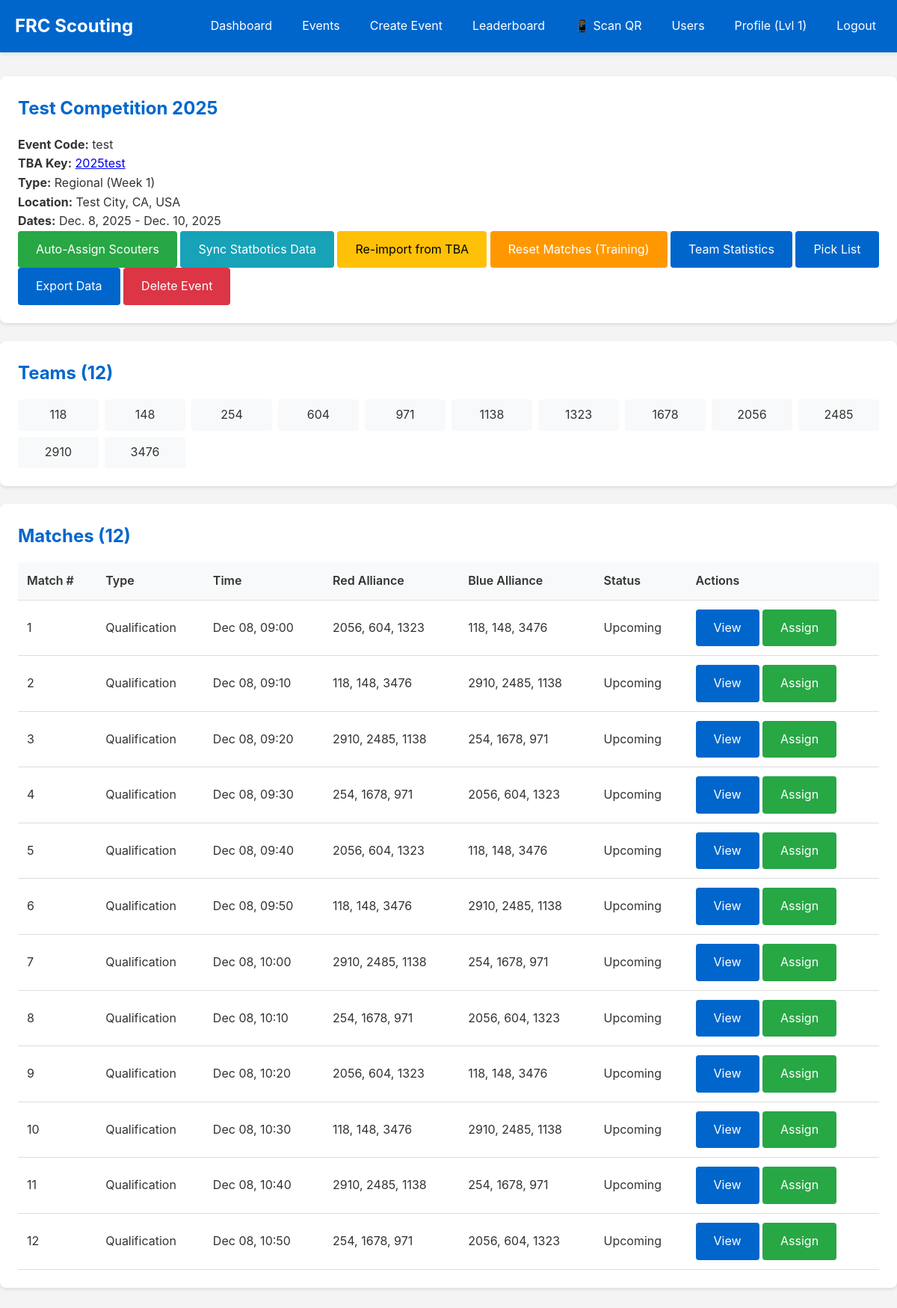
/events/3/ (signed in), run on the app's committed database.
### accounts/models.py (models this page shows, shortened)
class UserProfile(models.Model):
    ROLE_CHOICES = [
        ('ADMIN', 'Administrator'),
        ('STRATEGIST', 'Strategist'),
        ('SCOUTER', 'Scouter'),
    ]
    user = models.OneToOneField(User, on_delete=models.CASCADE, related_name='profile')
    role = models.CharField(max_length=20, choices=ROLE_CHOICES, default='SCOUTER')
    prediction_points = models.IntegerField(default=0)
    experience_points = models.IntegerField(default=0)
    level = models.IntegerField(default=1)
    created_at = models.DateTimeField(auto_now_add=True)
    updated_at = models.DateTimeField(auto_now=True)
    def can_manage_users(self):
        return self.role == 'ADMIN'
    def can_manage_events(self):
        return self.role in ['ADMIN', 'STRATEGIST']
    def can_assign_scouters(self):
        return self.role in ['ADMIN', 'STRATEGIST']

### events/models.py (models this page shows, shortened)
class Event(models.Model):
    name = models.CharField(max_length=200)
    event_code = models.CharField(max_length=50, unique=True)
    location = models.CharField(max_length=200)
    start_date = models.DateField()
    end_date = models.DateField()
    api_source = models.CharField(max_length=20, choices=[('TBA', 'The Blue Alliance'), ('FIRST', 'FIRST API')], default='TBA')
    tba_event_key = models.CharField(max_length=50, unique=True, null=True, blank=True, help_text="TBA event key (e.g., '2024casj')")
    week = models.IntegerField(null=True, blank=True, help_text="Competition week number")
    event_type = models.IntegerField(null=True, blank=True, help_text="Event type code from TBA")
    event_type_string = models.CharField(max_length=50, blank=True, help_text="Event type (e.g., 'Regional', 'District')")
    auto_rotation_enabled = models.BooleanField(default=False)
    rotation_interval = models.IntegerField(default=5, help_text="Number of matches before rotating scouters")
    created_at = models.DateTimeField(auto_now_add=True)
    updated_at = models.DateTimeField(auto_now=True)
    class Meta:
        ordering = ['-start_date']

class Team(models.Model):
    team_number = models.IntegerField()
    team_name = models.CharField(max_length=200, blank=True)
    event = models.ForeignKey(Event, on_delete=models.CASCADE, related_name='teams')
    nickname = models.CharField(max_length=200, blank=True, help_text="Team nickname from TBA")
    city = models.CharField(max_length=100, blank=True)
    state_prov = models.CharField(max_length=100, blank=True)
    country = models.CharField(max_length=100, blank=True)
    rookie_year = models.IntegerField(null=True, blank=True)
    epa = models.FloatField(null=True, blank=True, help_text="Expected Points Added")
    win_rate = models.FloatField(null=True, blank=True)
    last_metrics_update = models.DateTimeField(null=True, blank=True)
    class Meta:
        unique_together = ['team_number', 'event']
        ordering = ['team_number']

class Match(models.Model):
    MATCH_TYPES = [
        ('QUAL', 'Qualification'),
        ('PLAYOFF', 'Playoff'),
    ]
    STATUS_CHOICES = [
        ('UPCOMING', 'Upcoming'),
        ('IN_PROGRESS', 'In Progress'),
        ('COMPLETED', 'Completed'),
        ('ALL_SUBMITTED', 'All Data Submitted'),
    ]
    event = models.ForeignKey(Event, on_delete=models.CASCADE, related_name='matches')
    match_number = models.IntegerField()
    match_type = models.CharField(max_length=10, choices=MATCH_TYPES, default='QUAL')
    scheduled_time = models.DateTimeField()
    tba_match_key = models.CharField(max_length=50, unique=True, null=True, blank=True, help_text="TBA match key")
    comp_level = models.CharField(max_length=10, blank=True, help_text="Competition level: qm, qf, sf, f")
    set_number = models.IntegerField(default=1, help_text="Set number for playoff matches")
    actual_time = models.DateTimeField(null=True, blank=True, help_text="Actual match start time")
    predicted_time = models.DateTimeField(null=True, blank=True, help_text="TBA predicted start time")
    red_1 = models.ForeignKey(Team, on_delete=models.CASCADE, related_name='red1_matches')
    red_2 = models.ForeignKey(Team, on_delete=models.CASCADE, related_name='red2_matches')
    red_3 = models.ForeignKey(Team, on_delete=models.CASCADE, related_name='red3_matches')
    blue_1 = models.ForeignKey(Team, on_delete=models.CASCADE, related_name='blue1_matches')
    blue_2 = models.ForeignKey(Team, on_delete=models.CASCADE, related_name='blue2_matches')
    blue_3 = models.ForeignKey(Team, on_delete=models.CASCADE, related_name='blue3_matches')
    status = models.CharField(max_length=20, choices=STATUS_CHOICES, default='UPCOMING')
    red_score = models.IntegerField(null=True, blank=True)
    blue_score = models.IntegerField(null=True, blank=True)
    winner = models.CharField(max_length=10, choices=[('RED', 'Red'), ('BLUE', 'Blue'), ('TIE', 'Tie')], null=True, blank=True)
    created_at = models.DateTimeField(auto_now_add=True)
    updated_at = models.DateTimeField(auto_now=True)
    class Meta:
        unique_together = ['event', 'match_number', 'match_type', 'comp_level', 'set_number']
        ordering = ['scheduled_time', 'match_number']

### events/views.py (the view)
# urls.py: path('<int:event_id>/', views.event_detail_view, name='event_detail'),
@login_required
def event_detail_view(request, event_id):
    event = get_object_or_404(Event, id=event_id)
    matches = event.matches.all()
    teams = event.teams.all()
    context = {
        'event': event,
        'matches': matches,
        'teams': teams,
    }
    return render(request, 'events/event_detail.html', context)

### events/templates/events/event_detail.html (shortened to what this page needs)
{% extends 'base.html' %}
{% block content %}
<div class="card">
    <h2>{{ event.name }}</h2>
    <p><strong>Event Code:</strong> {{ event.event_code }}</p>
    {% if event.tba_event_key %}
    <p><strong>TBA Key:</strong> <a href="https://www.thebluealliance.com/event/{{ event.tba_event_key }}" target="_blank">{{ event.tba_event_key }}</a></p>
    {% endif %}
    {% if event.event_type_string %}
    <p><strong>Type:</strong> {{ event.event_type_string }} {% if event.week %}(Week {{ event.week }}){% endif %}</p>
    {% endif %}
    <p><strong>Location:</strong> {{ event.location }}</p>
    <p><strong>Dates:</strong> {{ event.start_date }} - {{ event.end_date }}</p>
    {% if user.profile.can_assign_scouters %}
    <a href="{% url 'auto_assign_scouters' event.id %}" class="btn btn-success">Auto-Assign Scouters</a>
    {% if event.tba_event_key %}
    <a href="{% url 'sync_statbotics' event.id %}" class="btn" style="background: #17a2b8;">Sync Statbotics Data</a>
    <a href="{% url 'reimport_event' event.id %}" class="btn" style="background: #ffc107; color: #000;">Re-import from TBA</a>
    {% endif %}
    <a href="{% url 'reset_matches' event.id %}" class="btn" style="background: #ff9800; color: white;" title="Reset all matches to UPCOMING for training">Reset Matches (Training)</a>
    {% endif %}
    <a href="{% url 'team_stats' event.id %}" class="btn">Team Statistics</a>
    <a href="{% url 'pick_list' event.id %}" class="btn">Pick List</a>
    <a href="{% url 'export_data' event.id %}?type=all" class="btn">Export Data</a>
    {% if user.profile.can_manage_events %}
    <a href="{% url 'delete_event' event.id %}" class="btn" style="background: #dc3545;">Delete Event</a>
    {% endif %}
</div>
<div class="card">
    <h2>Teams ({{ teams.count }})</h2>
    <div style="display: grid; grid-template-columns: repeat(auto-fill, minmax(100px, 1fr)); gap: 0.5rem;">
        {% for team in teams %}
        <span style="padding: 0.5rem; background: #f8f9fa; border-radius: 4px; text-align: center;">{{ team.team_number }}</span>
        {% endfor %}
    </div>
</div>
<div class="card">
    <h2>Matches ({{ matches.count }})</h2>
    <table>
        <thead>
            <tr>
                <th>Match #</th>
                <th>Type</th>
                <th>Time</th>
                <th>Red Alliance</th>
                <th>Blue Alliance</th>
                <th>Status</th>
                <th>Actions</th>
            </tr>
        </thead>
        <tbody>
            {% for match in matches %}
            <tr>
                <td>{{ match.match_number }}</td>
                <td>{{ match.get_match_type_display }}</td>
                <td>{{ match.scheduled_time|date:"M d, H:i" }}</td>
                <td>{{ match.red_1.team_number }}, {{ match.red_2.team_number }}, {{ match.red_3.team_number }}</td>
                <td>{{ match.blue_1.team_number }}, {{ match.blue_2.team_number }}, {{ match.blue_3.team_number }}</td>
                <td>{{ match.get_status_display }}</td>
                <td>
                    <a href="{% url 'match_detail' match.id %}" class="btn">View</a>
                    {% if user.profile.can_assign_scouters %}
                    <a href="{% url 'assign_scouters' match.id %}" class="btn btn-success">Assign</a>
                    {% endif %}
                </td>
            </tr>
            {% endfor %}
        </tbody>
    </table>
</div>
{% endblock %}

### templates/base.html (shortened to what this page needs)
<!DOCTYPE html>
<html lang="en">
<head>
</head>
<body>
    <nav>
        <div class="container">
            <h1>FRC Scouting</h1>
            {% if user.is_authenticated %}
            <ul>
                <li><a href="{% url 'dashboard' %}">Dashboard</a></li>
                <li><a href="{% url 'event_list' %}">Events</a></li>
                {% if user.profile.can_manage_events %}
                <li><a href="{% url 'create_event' %}">Create Event</a></li>
                {% endif %}
                <li><a href="{% url 'leaderboard' %}">Leaderboard</a></li>
                {% if user.profile.can_manage_events %}
                <li><a href="{% url 'scan_qr_code' %}">📱 Scan QR</a></li>
                {% endif %}
                {% if user.profile.can_manage_users %}
                <li><a href="{% url 'user_management' %}">Users</a></li>
                {% endif %}
                <li><a href="{% url 'profile' %}">Profile (Lvl {{ user.profile.level }})</a></li>
                <li><a href="{% url 'logout' %}">Logout</a></li>
            </ul>
            {% endif %}
        </div>
    </nav>
    <div class="container main-content">
        {% block content %}{% endblock %}
    </div>
</body>
</html>

### templates/base.html (style rules this page uses)
* { margin: 0; padding: 0; box-sizing: border-box; }
body { font-family: -apple-system, BlinkMacSystemFont, 'Segoe UI', Roboto, Oxygen, Ubuntu, Cantarell, sans-serif; line-height: 1.6; color: #333; background: #f4f4f4; }
.container { max-width: 1200px; margin: 0 auto; padding: 0 20px; }
nav { background: #0066cc; color: white; padding: 1rem 0; box-shadow: 0 2px 5px rgba(0,0,0,0.1); }
nav .container { display: flex; justify-content: space-between; align-items: center; flex-wrap: wrap; }
nav h1 { font-size: 1.5rem; }
nav ul { list-style: none; display: flex; gap: 1.5rem; flex-wrap: wrap; }
nav a { color: white; text-decoration: none; padding: 0.5rem; transition: background 0.3s; }
.main-content { padding: 2rem 0; }
.card { background: white; padding: 1.5rem; margin-bottom: 1.5rem; border-radius: 8px; box-shadow: 0 2px 4px rgba(0,0,0,0.1); }
.card h2 { margin-bottom: 1rem; color: #0066cc; }
.btn { display: inline-block; padding: 0.75rem 1.5rem; background: #0066cc; color: white; text-decoration: none; border: none; border-radius: 4px; cursor: pointer; font-size: 1rem; transition: background 0.3s; }
.btn-success { background: #28a745; }
table { width: 100%; border-collapse: collapse; margin-top: 1rem; }
th, td { padding: 0.75rem; text-align: left; border-bottom: 1px solid #ddd; }
th { background: #f8f9fa; font-weight: 600; }

### data on the page
Event: name "Test Competition 2025", event_code "test", tba_event_key "2025test", event_type_string "Regional", week "1", location "Test City, CA, USA", start_date "Dec. 8, 2025", end_date "Dec. 10, 2025", count "12"
Team: team_number "118"
Team: team_number "148"
Team: team_number "254"
Team: team_number "604"
Team: team_number "971"
Team: team_number "1138"
Team: team_number "1323"
Team: team_number "1678"
Team: team_number "2056"
Team: team_number "2485"
Team: team_number "2910"
Team: team_number "3476"
Match: match_number "1", match_type "Qualification", scheduled_time "Dec 08, 09:00", red_1.team_number "2056", red_2.team_number "604", red_3.team_number "1323", blue_1.team_number "118", blue_2.team_number "148", blue_3.team_number "3476", status "Upcoming"
Match: match_number "2", match_type "Qualification", scheduled_time "Dec 08, 09:10", red_1.team_number "118", red_2.team_number "148", red_3.team_number "3476", blue_1.team_number "2910", blue_2.team_number "2485", blue_3.team_number "1138", status "Upcoming"
Match: match_number "3", match_type "Qualification", scheduled_time "Dec 08, 09:20", red_1.team_number "2910", red_2.team_number "2485", red_3.team_number "1138", blue_1.team_number "254", blue_2.team_number "1678", blue_3.team_number "971", status "Upcoming"
Match: match_number "4", match_type "Qualification", scheduled_time "Dec 08, 09:30", red_1.team_number "254", red_2.team_number "1678", red_3.team_number "971", blue_1.team_number "2056", blue_2.team_number "604", blue_3.team_number "1323", status "Upcoming"
Match: match_number "5", match_type "Qualification", scheduled_time "Dec 08, 09:40", red_1.team_number "2056", red_2.team_number "604", red_3.team_number "1323", blue_1.team_number "118", blue_2.team_number "148", blue_3.team_number "3476", status "Upcoming"
Match: match_number "6", match_type "Qualification", scheduled_time "Dec 08, 09:50", red_1.team_number "118", red_2.team_number "148", red_3.team_number "3476", blue_1.team_number "2910", blue_2.team_number "2485", blue_3.team_number "1138", status "Upcoming"
Match: match_number "7", match_type "Qualification", scheduled_time "Dec 08, 10:00", red_1.team_number "2910", red_2.team_number "2485", red_3.team_number "1138", blue_1.team_number "254", blue_2.team_number "1678", blue_3.team_number "971", status "Upcoming"
Match: match_number "8", match_type "Qualification", scheduled_time "Dec 08, 10:10", red_1.team_number "254", red_2.team_number "1678", red_3.team_number "971", blue_1.team_number "2056", blue_2.team_number "604", blue_3.team_number "1323", status "Upcoming"
Match: match_number "9", match_type "Qualification", scheduled_time "Dec 08, 10:20", red_1.team_number "2056", red_2.team_number "604", red_3.team_number "1323", blue_1.team_number "118", blue_2.team_number "148", blue_3.team_number "3476", status "Upcoming"
Match: match_number "10", match_type "Qualification", scheduled_time "Dec 08, 10:30", red_1.team_number "118", red_2.team_number "148", red_3.team_number "3476", blue_1.team_number "2910", blue_2.team_number "2485", blue_3.team_number "1138", status "Upcoming"
Match: match_number "11", match_type "Qualification", scheduled_time "Dec 08, 10:40", red_1.team_number "2910", red_2.team_number "2485", red_3.team_number "1138", blue_1.team_number "254", blue_2.team_number "1678", blue_3.team_number "971", status "Upcoming"
Match: match_number "12", match_type "Qualification", scheduled_time "Dec 08, 10:50", red_1.team_number "254", red_2.team_number "1678", red_3.team_number "971", blue_1.team_number "2056", blue_2.team_number "604", blue_3.team_number "1323", status "Upcoming"

### other printed values
{{ user.profile.level }} "1"
